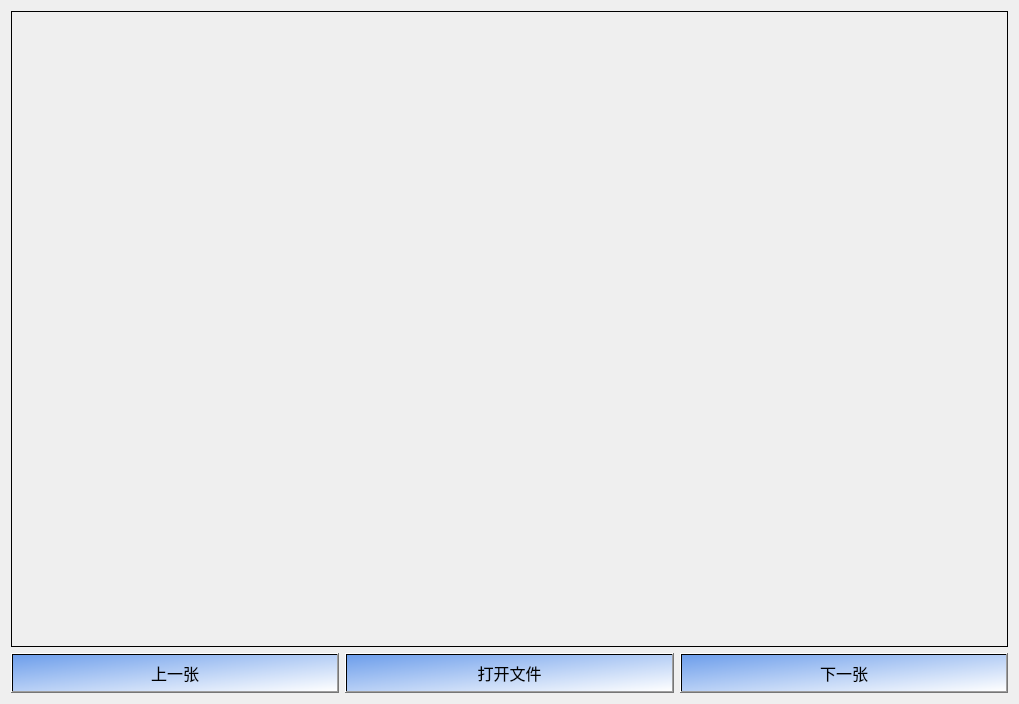
<?xml version="1.0" encoding="UTF-8"?>
<ui version="4.0">
 <class>showImage</class>
 <widget class="QWidget" name="showImage">
  <property name="geometry">
   <rect>
    <x>0</x>
    <y>0</y>
    <width>1019</width>
    <height>704</height>
   </rect>
  </property>
  <property name="font">
   <font>
    <family>宋体</family>
    <pointsize>12</pointsize>
   </font>
  </property>
  <property name="windowTitle">
   <string>图片预览</string>
  </property>
  <property name="windowIcon">
   <iconset resource="icon.qrc">
    <normaloff>:/new/prefix1/icon/xianwei_1.webp</normaloff>:/new/prefix1/icon/xianwei_1.webp</iconset>
  </property>
  <layout class="QGridLayout" name="gridLayout">
   <item row="1" column="0">
    <widget class="QPushButton" name="preBtn">
     <property name="minimumSize">
      <size>
       <width>0</width>
       <height>40</height>
      </size>
     </property>
     <property name="styleSheet">
      <string notr="true">background-color: qlineargradient(spread:pad, x1:0, y1:0, x2:1, y2:1, stop:0 rgba(109, 158, 235, 255), stop:1 rgba(255, 255, 255, 255));</string>
     </property>
     <property name="text">
      <string>上一张</string>
     </property>
    </widget>
   </item>
   <item row="1" column="1">
    <widget class="QPushButton" name="openFile">
     <property name="minimumSize">
      <size>
       <width>0</width>
       <height>40</height>
      </size>
     </property>
     <property name="styleSheet">
      <string notr="true">background-color: qlineargradient(spread:pad, x1:0, y1:0, x2:1, y2:1, stop:0 rgba(109, 158, 235, 255), stop:1 rgba(255, 255, 255, 255));</string>
     </property>
     <property name="text">
      <string>打开文件</string>
     </property>
    </widget>
   </item>
   <item row="1" column="2">
    <widget class="QPushButton" name="nextBtn">
     <property name="minimumSize">
      <size>
       <width>0</width>
       <height>40</height>
      </size>
     </property>
     <property name="toolTip">
      <string/>
     </property>
     <property name="styleSheet">
      <string notr="true">background-color: qlineargradient(spread:pad, x1:0, y1:0, x2:1, y2:1, stop:0 rgba(109, 158, 235, 255), stop:1 rgba(255, 255, 255, 255));</string>
     </property>
     <property name="text">
      <string>下一张</string>
     </property>
    </widget>
   </item>
   <item row="0" column="0" colspan="3">
    <widget class="QLabel" name="imgLabel">
     <property name="frameShape">
      <enum>QFrame::Panel</enum>
     </property>
     <property name="text">
      <string/>
     </property>
    </widget>
   </item>
  </layout>
 </widget>
 <resources>
  <include location="icon.qrc"/>
 </resources>
 <connections/>
</ui>
